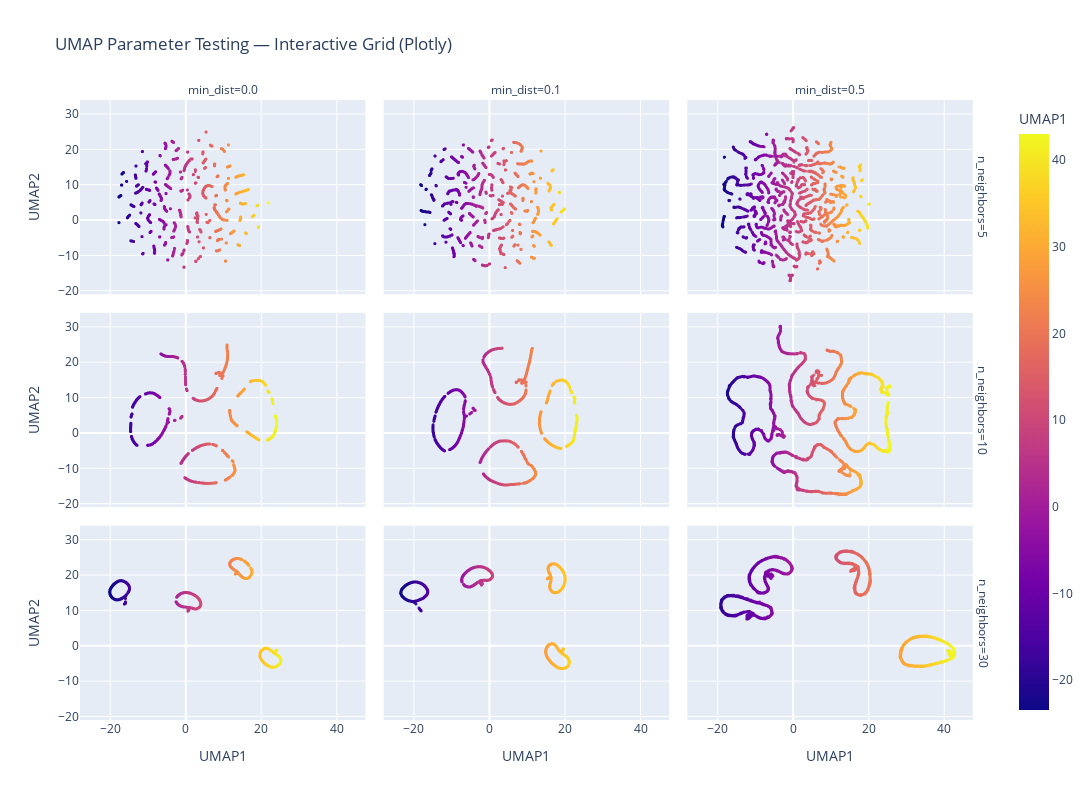

The notebook cell this image was saved under:
### Markdown cell above
Clusters are not distinct and clear. Trying with UMAP, but only with 2 dimensionsn as it works better to visualize clusters.

### Code cell
# Parameter grids
n_neighbors_list = [5, 10, 30]
min_dist_list = [0.0, 0.1, 0.5]

# Collect all embeddings for comparison
umap_results = []

for n_neighbors in n_neighbors_list:
    for min_dist in min_dist_list:
        umap_model = UMAP(
            n_components=2,
            n_neighbors=n_neighbors,
            min_dist=min_dist,
            random_state=42
        )
        X_umap = umap_model.fit_transform(X)
        df_temp = pd.DataFrame({
            "UMAP1": X_umap[:, 0],
            "UMAP2": X_umap[:, 1],
            "n_neighbors": n_neighbors,
            "min_dist": min_dist
        })
        umap_results.append(df_temp)


df_all = pd.concat(umap_results, ignore_index=True)

# Create an interactive Plotly scatter with faceting
fig = px.scatter(
    df_all,
    x="UMAP1",
    y="UMAP2",
    color="UMAP1",  
    facet_row="n_neighbors",
    facet_col="min_dist",
    color_continuous_scale="Plasma",
    title="UMAP Parameter Testing — Interactive Grid (Plotly)"
)

fig.update_traces(marker=dict(size=3, opacity=0.7))
fig.update_layout(height=800, width=1100)
fig.show()

### Figure 1 — Plotly figure (JSON) as saved in the notebook; plotly's stock layout.template omitted (floating-point values rounded to 4 significant figures; data arrays with more than 128 entries replaced by an {"elided": "..."} marker saying what was removed)
{"data": [{"hovertemplate": "n_neighbors=5<br>min_dist=0.0<br>UMAP1=%{marker.color}<br>UMAP2=%{y}<extra></extra>", "legendgroup": "", "marker": {"color": {"elided": "4000 float values"}, "coloraxis": "coloraxis", "opacity": 0.7, "size": 3, "symbol": "circle"}, "mode": "markers", "name": "", "showlegend": false, "type": "scattergl", "x": {"elided": "4000 float values"}, "xaxis": "x7", "y": {"elided": "4000 float values"}, "yaxis": "y7"}, {"hovertemplate": "n_neighbors=5<br>min_dist=0.1<br>UMAP1=%{marker.color}<br>UMAP2=%{y}<extra></extra>", "legendgroup": "", "marker": {"color": {"elided": "4000 float values"}, "coloraxis": "coloraxis", "opacity": 0.7, "size": 3, "symbol": "circle"}, "mode": "markers", "name": "", "showlegend": false, "type": "scattergl", "x": {"elided": "4000 float values"}, "xaxis": "x8", "y": {"elided": "4000 float values"}, "yaxis": "y8"}, {"hovertemplate": "n_neighbors=5<br>min_dist=0.5<br>UMAP1=%{marker.color}<br>UMAP2=%{y}<extra></extra>", "legendgroup": "", "marker": {"color": {"elided": "4000 float values"}, "coloraxis": "coloraxis", "opacity": 0.7, "size": 3, "symbol": "circle"}, "mode": "markers", "name": "", "showlegend": false, "type": "scattergl", "x": {"elided": "4000 float values"}, "xaxis": "x9", "y": {"elided": "4000 float values"}, "yaxis": "y9"}, {"hovertemplate": "n_neighbors=10<br>min_dist=0.0<br>UMAP1=%{marker.color}<br>UMAP2=%{y}<extra></extra>", "legendgroup": "", "marker": {"color": {"elided": "4000 float values"}, "coloraxis": "coloraxis", "opacity": 0.7, "size": 3, "symbol": "circle"}, "mode": "markers", "name": "", "showlegend": false, "type": "scattergl", "x": {"elided": "4000 float values"}, "xaxis": "x4", "y": {"elided": "4000 float values"}, "yaxis": "y4"}, {"hovertemplate": "n_neighbors=10<br>min_dist=0.1<br>UMAP1=%{marker.color}<br>UMAP2=%{y}<extra></extra>", "legendgroup": "", "marker": {"color": {"elided": "4000 float values"}, "coloraxis": "coloraxis", "opacity": 0.7, "size": 3, "symbol": "circle"}, "mode": "markers", "name": "", "showlegend": false, "type": "scattergl", "x": {"elided": "4000 float values"}, "xaxis": "x5", "y": {"elided": "4000 float values"}, "yaxis": "y5"}, {"hovertemplate": "n_neighbors=10<br>min_dist=0.5<br>UMAP1=%{marker.color}<br>UMAP2=%{y}<extra></extra>", "legendgroup": "", "marker": {"color": {"elided": "4000 float values"}, "coloraxis": "coloraxis", "opacity": 0.7, "size": 3, "symbol": "circle"}, "mode": "markers", "name": "", "showlegend": false, "type": "scattergl", "x": {"elided": "4000 float values"}, "xaxis": "x6", "y": {"elided": "4000 float values"}, "yaxis": "y6"}, {"hovertemplate": "n_neighbors=30<br>min_dist=0.0<br>UMAP1=%{marker.color}<br>UMAP2=%{y}<extra></extra>", "legendgroup": "", "marker": {"color": {"elided": "4000 float values"}, "coloraxis": "coloraxis", "opacity": 0.7, "size": 3, "symbol": "circle"}, "mode": "markers", "name": "", "showlegend": false, "type": "scattergl", "x": {"elided": "4000 float values"}, "xaxis": "x", "y": {"elided": "4000 float values"}, "yaxis": "y"}, {"hovertemplate": "n_neighbors=30<br>min_dist=0.1<br>UMAP1=%{marker.color}<br>UMAP2=%{y}<extra></extra>", "legendgroup": "", "marker": {"color": {"elided": "4000 float values"}, "coloraxis": "coloraxis", "opacity": 0.7, "size": 3, "symbol": "circle"}, "mode": "markers", "name": "", "showlegend": false, "type": "scattergl", "x": {"elided": "4000 float values"}, "xaxis": "x2", "y": {"elided": "4000 float values"}, "yaxis": "y2"}, {"hovertemplate": "n_neighbors=30<br>min_dist=0.5<br>UMAP1=%{marker.color}<br>UMAP2=%{y}<extra></extra>", "legendgroup": "", "marker": {"color": {"elided": "4000 float values"}, "coloraxis": "coloraxis", "opacity": 0.7, "size": 3, "symbol": "circle"}, "mode": "markers", "name": "", "showlegend": false, "type": "scattergl", "x": {"elided": "4000 float values"}, "xaxis": "x3", "y": {"elided": "4000 float values"}, "yaxis": "y3"}], "layout": {"annotations": [{"font": {}, "showarrow": false, "text": "min_dist=0.0", "x": 0.1567, "xanchor": "center", "xref": "paper", "y": 1.0, "yanchor": "bottom", "yref": "paper"}, {"font": {}, "showarrow": false, "text": "min_dist=0.1", "x": 0.49, "xanchor": "center", "xref": "paper", "y": 1.0, "yanchor": "bottom", "yref": "paper"}, {"font": {}, "showarrow": false, "text": "min_dist=0.5", "x": 0.8233, "xanchor": "center", "xref": "paper", "y": 1.0, "yanchor": "bottom", "yref": "paper"}, {"font": {}, "showarrow": false, "text": "n_neighbors=30", "textangle": 90, "x": 0.98, "xanchor": "left", "xref": "paper", "y": 0.1567, "yanchor": "middle", "yref": "paper"}, {"font": {}, "showarrow": false, "text": "n_neighbors=10", "textangle": 90, "x": 0.98, "xanchor": "left", "xref": "paper", "y": 0.5, "yanchor": "middle", "yref": "paper"}, {"font": {}, "showarrow": false, "text": "n_neighbors=5", "textangle": 90, "x": 0.98, "xanchor": "left", "xref": "paper", "y": 0.8433, "yanchor": "middle", "yref": "paper"}], "coloraxis": {"colorbar": {"title": {"text": "UMAP1"}}, "colorscale": [[0, "#0d0887"], [0.1111, "#46039f"], [0.2222, "#7201a8"], [0.3333, "#9c179e"], [0.4444, "#bd3786"], [0.5556, "#d8576b"], [0.6667, "#ed7953"], [0.7778, "#fb9f3a"], [0.8889, "#fdca26"], [1, "#f0f921"]]}, "height": 800, "legend": {"tracegroupgap": 0}, "title": {"text": "UMAP Parameter Testing — Interactive Grid (Plotly)"}, "width": 1100, "xaxis": {"anchor": "y", "domain": [0, 0.3133], "title": {"text": "UMAP1"}}, "xaxis2": {"anchor": "y2", "domain": [0.3333, 0.6467], "matches": "x", "title": {"text": "UMAP1"}}, "xaxis3": {"anchor": "y3", "domain": [0.6667, 0.98], "matches": "x", "title": {"text": "UMAP1"}}, "xaxis4": {"anchor": "y4", "domain": [0, 0.3133], "matches": "x", "showticklabels": false}, "xaxis5": {"anchor": "y5", "domain": [0.3333, 0.6467], "matches": "x", "showticklabels": false}, "xaxis6": {"anchor": "y6", "domain": [0.6667, 0.98], "matches": "x", "showticklabels": false}, "xaxis7": {"anchor": "y7", "domain": [0, 0.3133], "matches": "x", "showticklabels": false}, "xaxis8": {"anchor": "y8", "domain": [0.3333, 0.6467], "matches": "x", "showticklabels": false}, "xaxis9": {"anchor": "y9", "domain": [0.6667, 0.98], "matches": "x", "showticklabels": false}, "yaxis": {"anchor": "x", "domain": [0, 0.3133], "title": {"text": "UMAP2"}}, "yaxis2": {"anchor": "x2", "domain": [0, 0.3133], "matches": "y", "showticklabels": false}, "yaxis3": {"anchor": "x3", "domain": [0, 0.3133], "matches": "y", "showticklabels": false}, "yaxis4": {"anchor": "x4", "domain": [0.3433, 0.6567], "matches": "y", "title": {"text": "UMAP2"}}, "yaxis5": {"anchor": "x5", "domain": [0.3433, 0.6567], "matches": "y", "showticklabels": false}, "yaxis6": {"anchor": "x6", "domain": [0.3433, 0.6567], "matches": "y", "showticklabels": false}, "yaxis7": {"anchor": "x7", "domain": [0.6867, 1.0], "matches": "y", "title": {"text": "UMAP2"}}, "yaxis8": {"anchor": "x8", "domain": [0.6867, 1.0], "matches": "y", "showticklabels": false}, "yaxis9": {"anchor": "x9", "domain": [0.6867, 1.0], "matches": "y", "showticklabels": false}}}
